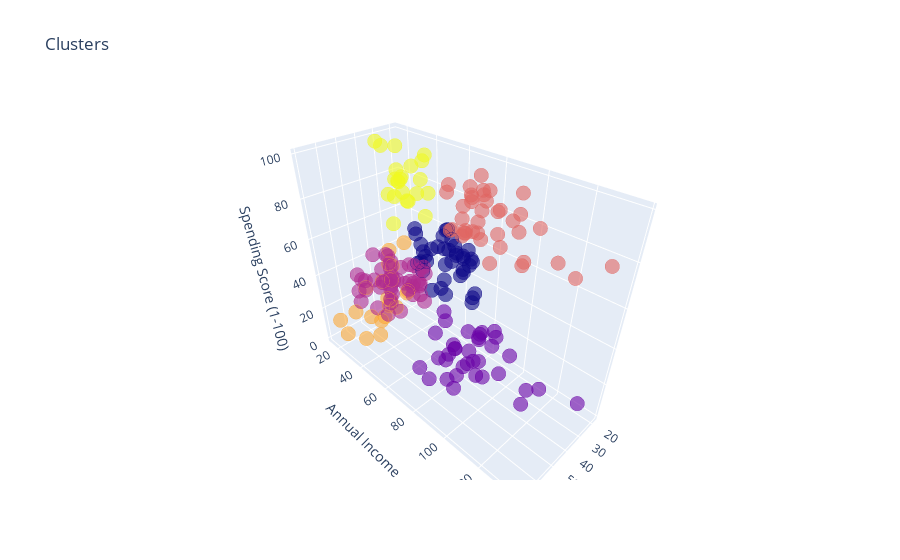

The notebook cell saved with this chart:
### Code cell
df['label3'] =  labels3
trace1 = go.Scatter3d(
    x= df['Age'],
    y= df['Annual Income (k$)'],
    z= df['Spending Score (1-100)'],
    mode='markers',
     marker=dict(
        color = df['label3'], 
        size= 5,
        line=dict(
            color= df['label3'],
            width= 100
        ),
        opacity=0.6
     )
)
data = [trace1]
layout = go.Layout(
#     margin=dict(
#         l=0,
#         r=0,
#         b=0,
#         t=0
#     )
    title= 'Clusters',
    scene = dict(
            xaxis = dict(title  = 'Age'),
            yaxis = dict(title  = 'Annual Income'),
            zaxis = dict(title  = 'Spending Score (1-100)')
        )
)
fig = go.Figure(data=data, layout=layout)
py.offline.iplot(fig)

### Figure 1 — Plotly figure (JSON) as saved in the notebook; plotly's stock layout.template omitted (floating-point values rounded to 4 significant figures; data arrays with more than 128 entries replaced by an {"elided": "..."} marker saying what was removed)
{"data": [{"marker": {"color": {"elided": "200 int values"}, "line": {"color": {"elided": "200 int values"}, "width": 100}, "opacity": 0.6, "size": 5}, "mode": "markers", "type": "scatter3d", "x": {"elided": "200 int values"}, "y": {"elided": "200 int values"}, "z": {"elided": "200 int values"}}], "layout": {"scene": {"xaxis": {"title": {"text": "Age"}}, "yaxis": {"title": {"text": "Annual Income"}}, "zaxis": {"title": {"text": "Spending Score (1-100)"}}}, "title": {"text": "Clusters"}}}
